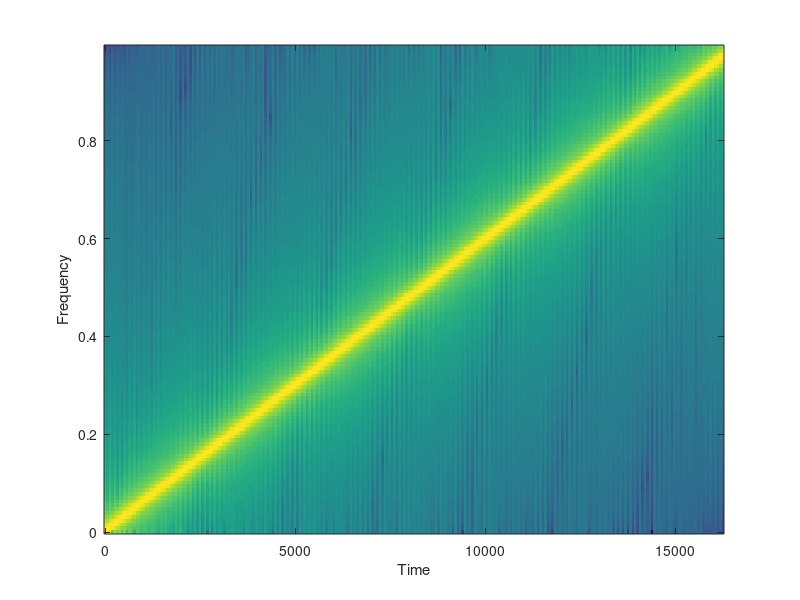
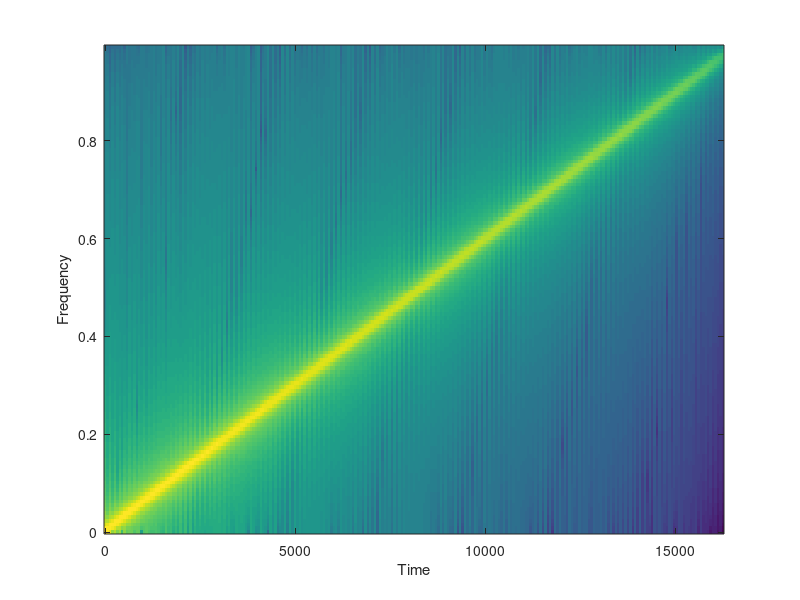

MATLAB code to generate these figures, in order:
t=0:1/8192:4;
y=chirp(t,0,1,1000);
soundsc(y)
pause(4)
specgram(y)
a=[1 -1.143 0.4128];
b=[0.0675 0.1349 0.0675];
afterfilter=filter(b,a,y);
soundsc(afterfilter)
figure(2)
specgram(afterfilter)